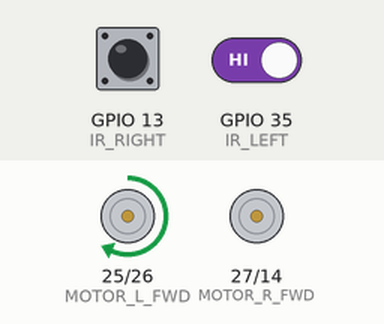
A sketch run on a simulated ESP32. Parts: motor-driver pin pairs drawn as motors (green arrow = first pin HIGH = forward, orange = second pin HIGH = backward, longer = more drive, scaled by the enable pin). The test bench sets the inputs (shaded band); at power-on: GPIO 35 (IR_LEFT) HIGH, GPIO 13 (IR_RIGHT) LOW. What the sketch prints to the serial monitor is not drawn.

Above: at 1.7 s.
1.8 s: GPIO 35 (IR_LEFT) driven LOW
At 2.1 s:
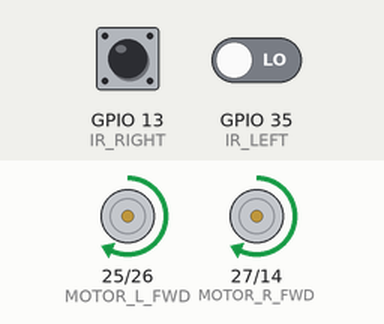
3.3 s: GPIO 13 (IR_RIGHT) driven HIGH
At 4.5 s:
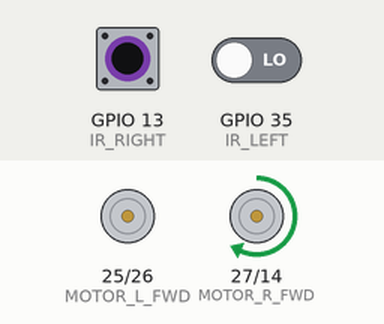
4.8 s: GPIO 13 (IR_RIGHT) driven LOW
At 5.5 s:
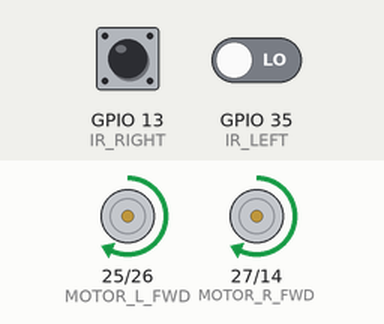
6.3 s: GPIO 13 (IR_RIGHT) driven HIGH and GPIO 35 (IR_LEFT) driven HIGH
7.8 s: GPIO 13 (IR_RIGHT) pulsed LOW 2 times (0.12 s each, 0.3 s apart)
At 9.0 s:
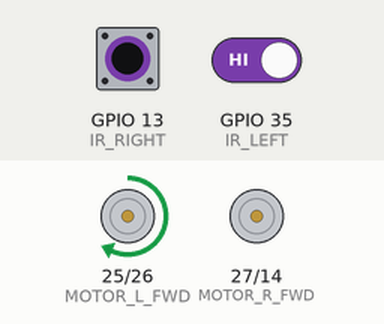
Timing chart, 0 to 10.8 s (numbered marks = the images above; inputs shaded):
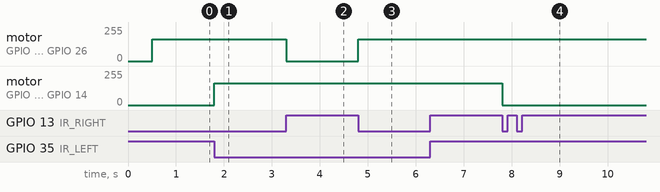

Measured:
- after the input at 1.8 s, motor on GPIO 27 (MOTOR_R_FWD) / GPIO 14 (MOTOR_R_BWD): stopped → forward 164/255 at once
- after the input at 3.3 s, motor on GPIO 25 (MOTOR_L_FWD) / GPIO 26 (MOTOR_L_BWD): forward 164/255 → stopped at once
- after the input at 4.8 s, motor on GPIO 25 (MOTOR_L_FWD) / GPIO 26 (MOTOR_L_BWD): stopped → forward 164/255 at once
- after the input at 7.8 s, motor on GPIO 27 (MOTOR_R_FWD) / GPIO 14 (MOTOR_R_BWD): forward 164/255 → stopped at once

The sketch:

line_follower_4wd.ino
```cpp
// ============================================================
//  ESP32 Line Follower  –  Arduino Core v3.x
//  Verified & corrected – May 2026
//
//  Wiring asumsi:
//    Motor Driver : L298N (atau kompatibel)
//    Sensor IR    : modul TCRT5000 dengan komparator (LM393)
//
//  Konfigurasi sensor: CONFIG_B
//    Sensor mengAPIT garis — garis hitam berada DI ANTARA
//    sensor kiri dan kanan.
//
//    [IR_L]       [IR_R]
//  _____|_____________|_____
//            |
//          garis
//
//  Kondisi normal maju: keduanya di atas PUTIH (LOW, LOW)
//  Koreksi: salah satu kena hitam → robot koreksi ke arah itu
// ============================================================

#include <Arduino.h>

// ------------------------------------------------------------
// ★ POLARITAS SENSOR
//   HIGH = sensor membaca permukaan HITAM (garis)
//   LOW  = sensor membaca permukaan PUTIH
//   Sesuaikan jika modulmu terbalik.
// ------------------------------------------------------------
#define SENSOR_ON_LINE  HIGH

// ------------------------------------------------------------
// PIN MOTOR DRIVER
//
//  CATATAN GPIO 14: pin ini di-pull HIGH oleh ESP32 saat boot,
//  bisa menyebabkan motor R maju sesaat. Jika ini masalah,
//  pindahkan MOTOR_R_BWD ke pin lain (mis. GPIO 12).
// ------------------------------------------------------------
#define MOTOR_L_FWD   25
#define MOTOR_L_BWD   26
#define MOTOR_R_FWD   27
#define MOTOR_R_BWD   14   // ← bisa diganti GPIO 12 jika perlu

// Pin PWM Enable (harus mendukung LEDC)
#define PWM_LEFT      32
#define PWM_RIGHT     33

// ------------------------------------------------------------
// PIN SENSOR IR
//   GPIO 35 : input-only, TANPA internal pull. Wajib pakai
//             resistor pull-down eksternal 10kΩ ke GND jika
//             modul sensor tidak punya resistor bawaan.
//   GPIO 13 : normal GPIO, diset INPUT_PULLDOWN untuk stabilitas.
// ------------------------------------------------------------
#define IR_LEFT       35
#define IR_RIGHT      13

// ------------------------------------------------------------
// PARAMETER PWM & KECEPATAN
// ------------------------------------------------------------
#define PWM_FREQ        5000   // Hz
#define PWM_RESOLUTION  8      // bit → range duty: 0–255
#define MAX_DUTY        255

#define SPEED_FWD       165    // duty maju lurus  (~70%)
#define SPEED_TURN      165    // duty roda aktif saat belok (~82%)

// ------------------------------------------------------------
// PARAMETER RECOVERY (saat kedua sensor kehilangan garis)
//   Set LOST_TIMEOUT_MS = 0 untuk menonaktifkan batas waktu.
// ------------------------------------------------------------
#define LOST_TIMEOUT_MS   0  // ms sebelum berhenti total

// ============================================================
// STATE INTERNAL
// ============================================================
static int           lastDir = 0;    // -1=kiri, 0=lurus, 1=kanan
static unsigned long lostAt  = 0;    // timestamp saat garis hilang

// ============================================================
// FUNGSI MOTOR (helper internal)
// ============================================================

/** Tulis duty PWM ke kedua enable pin. */
static void _setSpeed(int left, int right) {
  ledcWrite(PWM_LEFT,  constrain(left,  0, MAX_DUTY));
  ledcWrite(PWM_RIGHT, constrain(right, 0, MAX_DUTY));
}

// PENTING: selalu set arah (digitalWrite) SEBELUM set speed (_setSpeed)
// agar H-bridge tidak sesaat mendapat tegangan dengan arah tidak tentu.

void stopMotors() {
  // Set arah dulu → netral
  digitalWrite(MOTOR_L_FWD, LOW);  digitalWrite(MOTOR_L_BWD, LOW);
  digitalWrite(MOTOR_R_FWD, LOW);  digitalWrite(MOTOR_R_BWD, LOW);
  // Baru matikan speed
  _setSpeed(0, 0);
}

void moveForward() {
  // Set arah
  digitalWrite(MOTOR_L_FWD, HIGH); digitalWrite(MOTOR_L_BWD, LOW);
  digitalWrite(MOTOR_R_FWD, HIGH); digitalWrite(MOTOR_R_BWD, LOW);
  // Set speed
  _setSpeed(SPEED_FWD, SPEED_FWD);
}

/**
 * Pivot kiri: roda kiri berhenti, roda kanan maju.
 * Dipakai saat garis ada di sebelah KIRI robot (robot harus belok kiri).
 */
void turnLeft() {
  // Set arah: kiri diam, kanan maju
  digitalWrite(MOTOR_L_FWD, LOW);  digitalWrite(MOTOR_L_BWD, LOW);
  digitalWrite(MOTOR_R_FWD, HIGH); digitalWrite(MOTOR_R_BWD, LOW);
  // Set speed
  _setSpeed(0, SPEED_TURN);
}

/**
 * Pivot kanan: roda kiri maju, roda kanan berhenti.
 * Dipakai saat garis ada di sebelah KANAN robot (robot harus belok kanan).
 */
void turnRight() {
  // Set arah: kiri maju, kanan diam
  digitalWrite(MOTOR_L_FWD, HIGH); digitalWrite(MOTOR_L_BWD, LOW);
  digitalWrite(MOTOR_R_FWD, LOW);  digitalWrite(MOTOR_R_BWD, LOW);
  // Set speed
  _setSpeed(SPEED_TURN, 0);
}

// ============================================================
// SETUP
// ============================================================
void setup() {
  Serial.begin(115200);
  Serial.println("[LINE FOLLOWER] Initializing...");

  // Pin arah motor
  pinMode(MOTOR_L_FWD, OUTPUT);
  pinMode(MOTOR_L_BWD, OUTPUT);
  pinMode(MOTOR_R_FWD, OUTPUT);
  pinMode(MOTOR_R_BWD, OUTPUT);

  // PWM enable (Arduino Core v3.x)
  ledcAttach(PWM_LEFT,  PWM_FREQ, PWM_RESOLUTION);
  ledcAttach(PWM_RIGHT, PWM_FREQ, PWM_RESOLUTION);

  // Sensor
  pinMode(IR_LEFT,  INPUT);          // GPIO 35: input-only, tanpa pull internal
  pinMode(IR_RIGHT, INPUT_PULLDOWN); // GPIO 13: aktifkan pull-down internal

  // Pastikan motor mati sebelum loop mulai
  stopMotors();

  // Tunggu sensor dan driver stabil
  delay(500);

  Serial.println("[LINE FOLLOWER] Ready. Listening to sensors...");
}

// ============================================================
// LOOP UTAMA
// ============================================================
void loop() {
  int rawL = digitalRead(IR_LEFT);
  int rawR = digitalRead(IR_RIGHT);

  // Normalisasi: onLine = true jika sensor mendeteksi garis hitam
  bool L = (rawL == SENSOR_ON_LINE);
  bool R = (rawR == SENSOR_ON_LINE);

  // Debug – buka Serial Monitor untuk verifikasi
  Serial.printf("IR raw L:%d R:%d  |  onLine L:%d R:%d\n", rawL, rawR, L, R);

  // ══════════════════════════════════════════════════════════
  //  LOGIKA CONFIG B — sensor mengapit garis
  //  Lintasan: 1 jalur memutar, tanpa simpang
  //
  //  !L && !R → NORMAL  : garis di tengah, maju lurus
  //   L && !R → KOREKSI : robot geser kiri, koreksi kanan
  //  !L &&  R → KOREKSI : robot geser kanan, koreksi kiri
  //   L &&  R → RECOVERY: overshoot tikungan, pakai lastDir
  // ══════════════════════════════════════════════════════════

  // ── Keduanya PUTIH → garis tepat di tengah → MAJU ────────
  if (!L && !R) {
    moveForward();
    lastDir = 0;
    lostAt  = 0;
    Serial.println(">> FORWARD");
  }

  // ── Kiri HITAM → robot geser kiri → koreksi KANAN ────────
  else if (L && !R) {
    turnRight();
    lastDir = 1;
    lostAt  = 0;
    Serial.println(">> CORRECTION RIGHT");
  }

  // ── Kanan HITAM → robot geser kanan → koreksi KIRI ───────
  else if (!L && R) {
    turnLeft();
    lastDir = -1;
    lostAt  = 0;
    Serial.println(">> CORRECTION LEFT");
  }

  // ── Keduanya HITAM → overshoot tikungan → recovery ───────
  // Pakai lastDir: teruskan arah koreksi sebelumnya.
  // Jika melebihi LOST_TIMEOUT_MS → berhenti (safety).
  else {
    if (lostAt == 0) lostAt = millis();

    bool timedOut = (LOST_TIMEOUT_MS > 0) &&
                    ((millis() - lostAt) >= LOST_TIMEOUT_MS);

    if (timedOut) {
      stopMotors();
      Serial.println(">> ANOMALY – TIMEOUT, STOPPED");
    }
    else if (lastDir == 1) {
      turnRight();
      Serial.println(">> RECOVERY RIGHT");
    }
    else if (lastDir == -1) {
      turnLeft();
      Serial.println(">> RECOVERY LEFT");
    }
    else {
      // lastDir == 0: tidak ada riwayat → maju pelan
      moveForward();
      Serial.println(">> RECOVERY FORWARD");
    }
  }

  delay(5); // ~200 Hz loop rate
}
```
